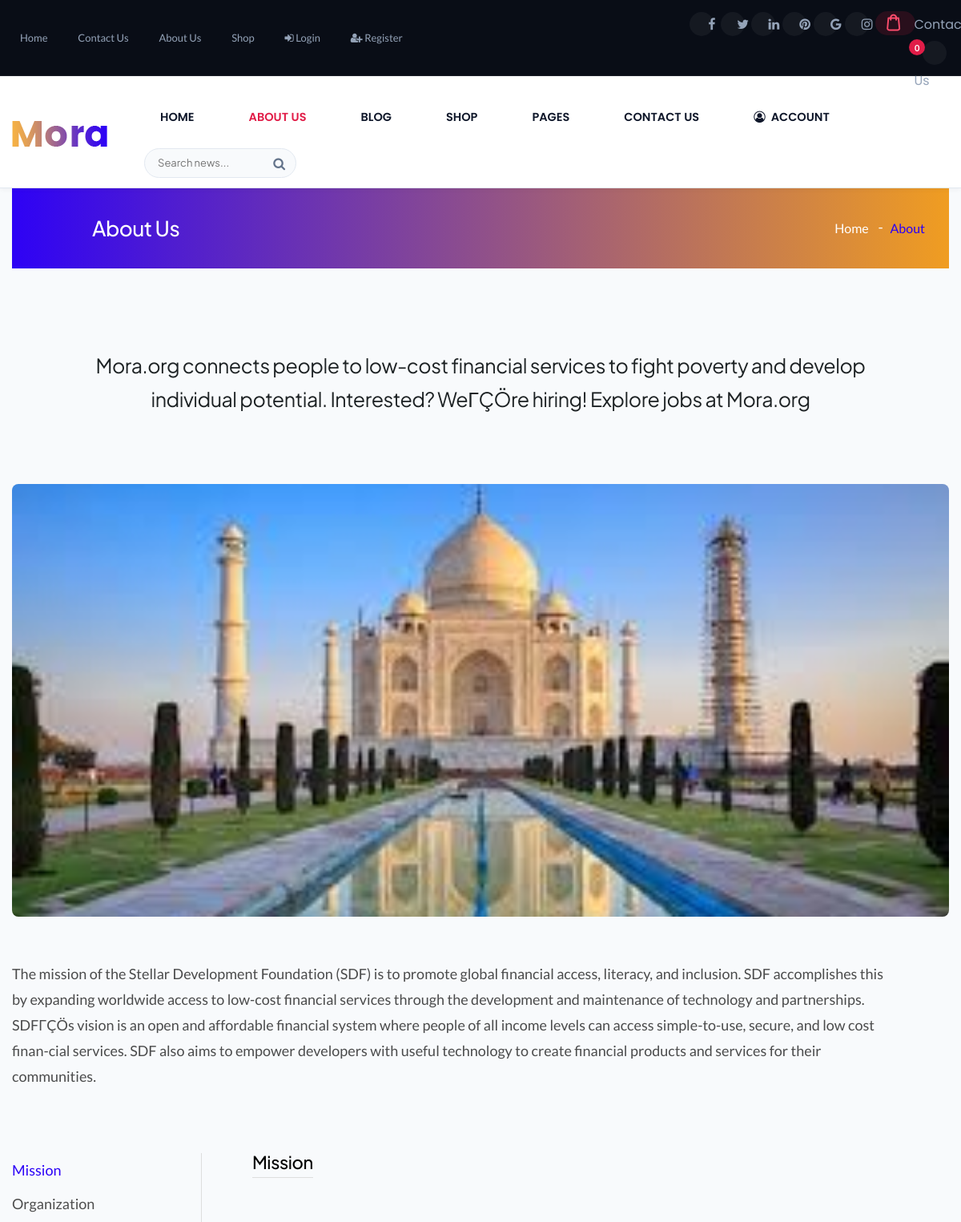
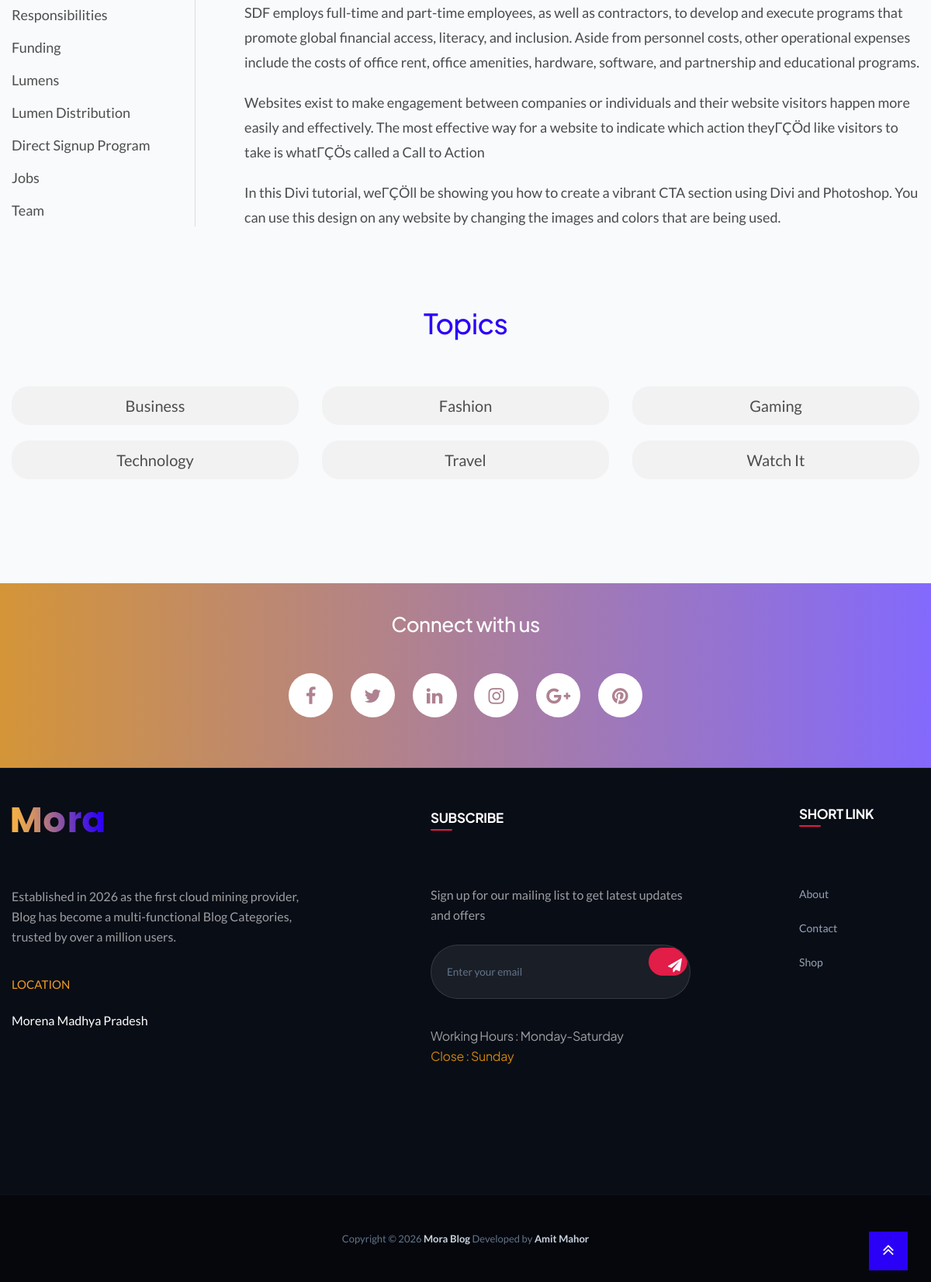
Page /about.php on the committed database (2 pictures, top to bottom).
### tables this page shows
CREATE TABLE `site_settings` (
  `id` int(11) NOT NULL AUTO_INCREMENT,
  `site_name` varchar(100) NOT NULL,
  `logo_path` varchar(255) DEFAULT NULL,
  `site_description` text DEFAULT NULL,
  `location` varchar(255) DEFAULT NULL,
  `working_days` varchar(100) DEFAULT NULL,
  `closing_day` varchar(100) DEFAULT NULL,
  `copyright_year` varchar(10) DEFAULT NULL,
  `developer_name` varchar(100) DEFAULT NULL,
  `developer_url` varchar(255) DEFAULT NULL,
  `status` enum('active','inactive') DEFAULT 'active',
  `created_at` timestamp NOT NULL DEFAULT current_timestamp(),
  `updated_at` timestamp NOT NULL DEFAULT current_timestamp() ON UPDATE current_timestamp(),
  `maintenance_mode` tinyint(1) NOT NULL DEFAULT 0,
  PRIMARY KEY (`id`)
);

CREATE TABLE `about_settings` (
  `id` int(11) NOT NULL AUTO_INCREMENT,
  `page_title` varchar(255) NOT NULL DEFAULT 'About Us',
  `breadcrumb_title` varchar(255) NOT NULL DEFAULT 'About',
  `hero_headline` text DEFAULT NULL,
  `hero_image` varchar(255) DEFAULT 'images/about.jpg',
  `main_story` longtext DEFAULT NULL,
  `mission_title` varchar(150) DEFAULT 'Mission',
  `mission_content` longtext DEFAULT NULL,
  `organization_title` varchar(150) DEFAULT 'Organization',
  `organization_content` longtext DEFAULT NULL,
  `responsibilities_title` varchar(150) DEFAULT 'Responsibilities',
  `responsibilities_content` longtext DEFAULT NULL,
  `funding_title` varchar(150) DEFAULT 'Funding',
  `funding_content` longtext DEFAULT NULL,
  `vision_title` varchar(150) DEFAULT 'Lumens',
  `vision_content` longtext DEFAULT NULL,
  `distribution_title` varchar(150) DEFAULT 'Lumen Distribution',
  `distribution_content` longtext DEFAULT NULL,
  `community_title` varchar(150) DEFAULT 'Direct Signup Program',
  `community_content` longtext DEFAULT NULL,
  `jobs_title` varchar(150) DEFAULT 'Jobs',
  `jobs_content` longtext DEFAULT NULL,
  `team_title` varchar(150) DEFAULT 'Team',
  `team_content` longtext DEFAULT NULL,
  `show_topics` tinyint(1) DEFAULT 1,
  `topics_title` varchar(150) DEFAULT 'Topics',
  `updated_at` timestamp NOT NULL DEFAULT current_timestamp() ON UPDATE current_timestamp(),
  PRIMARY KEY (`id`)
);

CREATE TABLE `categories` (
  `id` int(11) NOT NULL AUTO_INCREMENT,
  `name` varchar(100) NOT NULL,
  `slug` varchar(100) NOT NULL,
  PRIMARY KEY (`id`)
);

### about.php (the view, shortened to what the rows shown need)
<?php
require_once __DIR__ . '/includes/db.php';
$aboutQuery = mysqli_query($conn, "SELECT * FROM about_settings WHERE id = 1 LIMIT 1");
$about = null;
if ($aboutQuery && mysqli_num_rows($aboutQuery) > 0) {
    $about = mysqli_fetch_assoc($aboutQuery);
}
$pageTitle = !empty($about['page_title']) ? $about['page_title'] : 'About Us';
$breadcrumbTitle = !empty($about['breadcrumb_title']) ? $about['breadcrumb_title'] : 'About';
$heroHeadline = !empty($about['hero_headline']) ? $about['hero_headline'] : 'Mora connects people to inspiring content, reliable information, and modern experiences.';
$heroImage = !empty($about['hero_image']) ? $about['hero_image'] : 'images/about.jpg';
$mainStory = !empty($about['main_story']) ? $about['main_story'] : '';
$tabs = [];
$tabConfigs = [
    ['key' => 'mission', 'title' => 'mission_title', 'content' => 'mission_content', 'default_title' => 'Mission'],
    ['key' => 'org', 'title' => 'organization_title', 'content' => 'organization_content', 'default_title' => 'Organization'],
    ['key' => 'resp', 'title' => 'responsibilities_title', 'content' => 'responsibilities_content', 'default_title' => 'Responsibilities'],
    ['key' => 'funding', 'title' => 'funding_title', 'content' => 'funding_content', 'default_title' => 'Funding'],
    ['key' => 'vision', 'title' => 'vision_title', 'content' => 'vision_content', 'default_title' => 'Lumens'],
    ['key' => 'dist', 'title' => 'distribution_title', 'content' => 'distribution_content', 'default_title' => 'Lumen Distribution'],
    ['key' => 'comm', 'title' => 'community_title', 'content' => 'community_content', 'default_title' => 'Direct Signup Program'],
    ['key' => 'jobs', 'title' => 'jobs_title', 'content' => 'jobs_content', 'default_title' => 'Jobs'],
    ['key' => 'team', 'title' => 'team_title', 'content' => 'team_content', 'default_title' => 'Team'],
];
foreach ($tabConfigs as $cfg) {
    $title = !empty($about[$cfg['title']]) ? $about[$cfg['title']] : $cfg['default_title'];
    $content = $about[$cfg['content']] ?? '';
    if (trim($content) !== '' || trim($title) !== '') {
        $tabs[] = [
            'id' => $cfg['key'],
            'title' => $title,
            'content' => $content
        ];
    }
}
$categories = [];
$showTopics = !empty($about['show_topics']);
if ($showTopics) {
    $catRes = mysqli_query($conn, "SELECT id, name FROM categories ORDER BY name ASC LIMIT 12");
    if ($catRes) {
        while ($c = mysqli_fetch_assoc($catRes)) {
            $categories[] = $c;
        }
    }
}
$topicsTitle = !empty($about['topics_title']) ? $about['topics_title'] : 'Topics';
?>
<!DOCTYPE html>
<html lang="en">
<head>
    <link href="css/bootstrap.min.css" rel="stylesheet">
    <link href="css/style.css" rel="stylesheet">
    <link href="css/modern.css" rel="stylesheet">
</head>
<body class="background-transparent">
    <?php include "includes/header.php"; ?>
    <header class="main_header_area" id="header">
       <div class="container">
            <div class="header_menu">
                <?php include "includes/navbar.php"; ?>
            </div>
        </div>
    </header>
    <div class="container">
        <div class="pages_heder">
            <h2><?= htmlspecialchars($pageTitle, ENT_QUOTES, 'UTF-8') ?></h2>
            <ol class="breadcrumb">
                <li><a href="index.php">Home</a></li>
                <li><a href="about.php" class="active"><?= htmlspecialchars($breadcrumbTitle, ENT_QUOTES, 'UTF-8') ?></a></li>
            </ol>
        </div>
    </div>
    <section class="about_content">
        <div class="container">
            <h2><?= nl2br(htmlspecialchars($heroHeadline, ENT_QUOTES, 'UTF-8')) ?></h2>
            <?php if (!empty($heroImage)): ?>
                <img
                    src="<?= htmlspecialchars($heroImage, ENT_QUOTES, 'UTF-8') ?>"
                    alt="<?= htmlspecialchars($pageTitle, ENT_QUOTES, 'UTF-8') ?>"
                    style="border-radius: 8px; width: 100%; max-height: 540px; object-fit: cover;"
                >
            <?php endif; ?>
            <?php if (!empty($mainStory)): ?>
                <div style="margin-top: 25px;">
                    <?php
                    $paragraphs = preg_split('/(\r\n|\n|\r){2,}/', trim($mainStory));
                    foreach ($paragraphs as $p) {
                        if (trim($p) !== '') {
                            echo '<p>' . nl2br(htmlspecialchars(trim($p), ENT_QUOTES, 'UTF-8')) . '</p>';
                        }
                    }
                    ?>
                </div>
            <?php endif; ?>
            <?php if (!empty($tabs)): ?>
                <div class="mission_area row">
                    <div class="col-md-3">
                    </div>
                    <div class="tab-content col-md-9" id="v-pills-tabContent">
                    </div>
                </div>
            <?php endif; ?>
            <?php if ($showTopics && !empty($categories)): ?>
                <div class="topics_row row">
                    <div class="col-12">
                        <h2><?= htmlspecialchars($topicsTitle, ENT_QUOTES, 'UTF-8') ?></h2>
                    </div>
                    <?php foreach ($categories as $cat): ?>
                        <div class="col-lg-4 col-md-6">
                            <a href="news.php?category=<?= (int)$cat['id'] ?>">
                                <?= htmlspecialchars($cat['name'], ENT_QUOTES, 'UTF-8') ?>
                            </a>
                        </div>
                    <?php endforeach; ?>
                </div>
            <?php endif; ?>
        </div>
    </section>
    <section class="connect_with_us">
        <div class="container">
            <h2>Connect with us</h2>
        </div>
    </section>
    <?php include "includes/footer.php"; ?>
</body>
</html>

### includes/navbar.php (shortened to what the rows shown need)
<?php
require_once __DIR__ . '/db.php';
$navbarLogo = 'images/logo.png';
$logoQuery = $conn->query(
    "SELECT logo_path FROM site_settings WHERE id = 1 LIMIT 1"
);
if ($logoQuery && $logoRow = $logoQuery->fetch_assoc()) {
    if (!empty($logoRow['logo_path'])) {
        $navbarLogo = $logoRow['logo_path'];
    }
}
$isProfileFolder = (basename(dirname($_SERVER['PHP_SELF'] ?? '')) === 'profile');
$navRootBase = $isProfileFolder ? '../' : '';
?>
<nav class="navbar navbar-expand-lg">
    <a class="navbar-brand" href="<?= $navRootBase ?>index.php">
        <img src="<?= htmlspecialchars($navRootBase . $navbarLogo, ENT_QUOTES, 'UTF-8') ?>" alt="Mora Blog">
    </a>
</nav>

### includes/footer.php (shortened to what the rows shown need)
<?php
include "db.php";
$settingsQuery = "
    SELECT
        site_name,
        site_description,
        location,
        working_days,
        closing_day,
        copyright_year,
        developer_name,
        developer_url,
        logo_path
    FROM site_settings
    WHERE status = 'active'
    ORDER BY id DESC
    LIMIT 1
";
$settingsResult = mysqli_query($conn, $settingsQuery);
$settings = null;
if ($settingsResult && mysqli_num_rows($settingsResult) > 0) {
    $settings = mysqli_fetch_assoc($settingsResult);
}
?>
<footer class="footer_area">
    <div class="container">
        <div class="footer_inner row">
            <div class="col-lg-5 col-md-6 footer_logo">
                <a href="index.php">
                   <img
    src="<?php
        echo htmlspecialchars(
            !empty($settings['logo_path'])
                ? $settings['logo_path']
                : 'images/logo.png',
            ENT_QUOTES,
            'UTF-8'
        );
    ?>"
    alt="<?php echo htmlspecialchars($settings['site_name'] ?? 'Mora', ENT_QUOTES, 'UTF-8'); ?>"
>
                </a>
                <p>
                    <?php echo htmlspecialchars($settings['site_description'] ?? ''); ?>
                </p>
                <address>
                    <span>LOCATION</span>
                    <p>
                        <?php echo htmlspecialchars($settings['location'] ?? ''); ?>
                    </p>
                </address>
            </div>
            <div class="col-lg-5 col-md-6">
                <div class="subscribe">
                    <h4>Subscribe</h4>
                    <p>
                        Sign up for our mailing list to get latest updates and offers
                    </p>
                    <form method="POST" action="subscribe.php">
                        <div class="input-group">
                        </div>
                    </form>
                    <h6>
                        Working Hours :
                        <?php
                        echo htmlspecialchars(
                            $settings['working_days'] ?? ''
                        );
                        ?>
                        <span>
                            Close :
                            <?php
                            echo htmlspecialchars(
                                $settings['closing_day'] ?? ''
                            );
                            ?>
                        </span>
                    </h6>
                </div>
            </div>
        </div>
    </div>
    <div class="copy_right">
        <p>
            Copyright ©
            <?php
            echo htmlspecialchars(
                $settings['copyright_year'] ?? date('Y')
            );
            ?>
            <a href="index.php">
                <?php
                echo htmlspecialchars(
                    $settings['site_name'] ?? 'Mora'
                );
                ?>
            </a>
            Developed by
            <a
                href="<?php echo htmlspecialchars($settings['developer_url'] ?? '#'); ?>"
                target="_blank"
                rel="noopener noreferrer"
            >
                <?php
                echo htmlspecialchars(
                    $settings['developer_name'] ?? ''
                );
                ?>
            </a>
        </p>
    </div>
</footer>

### rows in the picture
site_settings: logo_path (picture), site_description "Established in 2026 as the first cloud mining provider, Blog has become a multi-functional Blog Categories, trusted by over a million users.", location "Morena Madhya Pradesh", working_days "Monday-Saturday", closing_day "Sunday", copyright_year "2026", site_name "Mora Blog", developer_name "Amit Mahor"
about_settings: page_title "About Us", breadcrumb_title "About", hero_headline "Mora.org connects people to low-cost financial services to fight poverty and develop individual potential. Interested? WeΓÇÖre hiring! Explore jobs at Mora.org", hero_image (picture), main_story "The mission of the Stellar Development Foundation (SDF) is to promote global financial access, literacy, and inclusion. SDF accomplishes this by expanding worldwide access to low-cost financial services through the development and maintenance of technology and partnerships. SDFΓÇÖs vision is an open and affordable financial system where people of all income levels can access simple-to-use, secure, and low cost finan-cial services. SDF also aims to empower developers with useful technology to create financial products and services for their communities.", topics_title "Topics"
categories: name "Business"
categories: name "Fashion"
categories: name "Gaming"
categories: name "Technology"
categories: name "Travel"
categories: name "Watch It"

### other values in the picture
$cartItemCount "0"
$tab['title'] "Mission"
$tab['title'] "Organization"
$tab['title'] "Responsibilities"
$tab['title'] "Funding"
$tab['title'] "Lumens"
$tab['title'] "Lumen Distribution"
$tab['title'] "Direct Signup Program"
$tab['title'] "Jobs"
$tab['title'] "Team"
